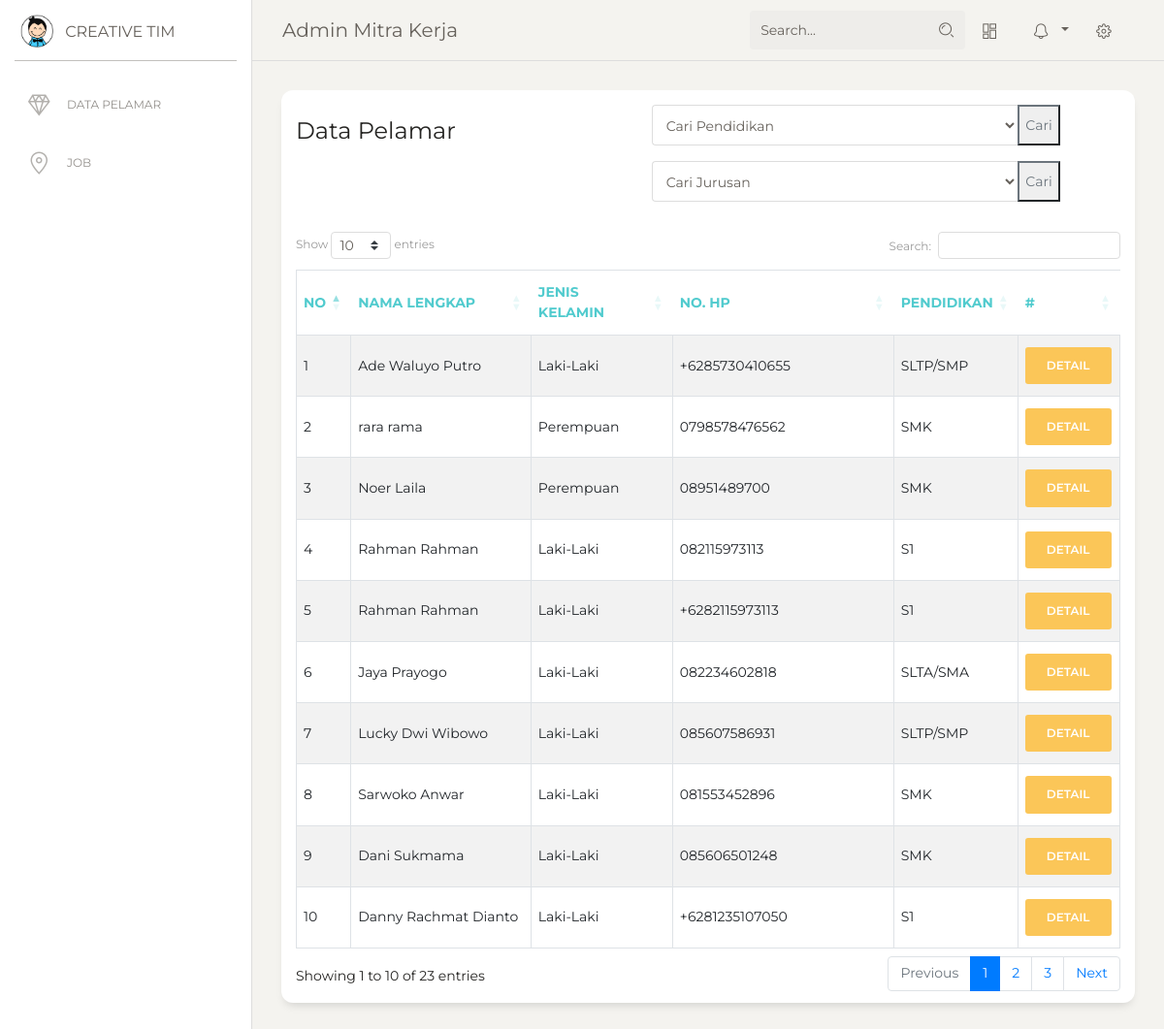
Screenshot of /xli/data/pelamar.php with the database file from the repository.
### tables this page shows
CREATE TABLE `biodata_lo` (
  `id_bio` int NOT NULL,
  `kode_lo` varchar(100) NOT NULL,
  `nama_depan` varchar(100) NOT NULL,
  `nama_belakang` varchar(100) NOT NULL,
  `jk` varchar(100) NOT NULL,
  `agama` varchar(100) NOT NULL,
  `tempat_l` varchar(100) NOT NULL,
  `tgl_l` date NOT NULL,
  `kwn` varchar(100) NOT NULL,
  `tb` varchar(11) NOT NULL,
  `bb` varchar(11) NOT NULL,
  `sb` varchar(100) NOT NULL,
  `status_p` varchar(100) NOT NULL,
  `no_kk` varchar(100) NOT NULL,
  `no_ktp` varchar(100) NOT NULL,
  `ibu_kandung` varchar(100) NOT NULL,
  `alm_rumah` text NOT NULL,
  `alm_kos` text NOT NULL,
  `no_hp` varchar(100) NOT NULL,
  `no_rekening` varchar(100) NOT NULL,
  `nama_bank` varchar(100) NOT NULL,
  `pendik` varchar(100) NOT NULL,
  `jurusan` int NOT NULL,
  `uid` varchar(100) NOT NULL,
  `status` varchar(30) NOT NULL
);

CREATE TABLE `pendik` (
  `id_pendik` int NOT NULL,
  `nama` varchar(100) NOT NULL
);

### xli/data/pelamar/list.php (the view, shortened to what this page needs)
<div class="col-md-12">
  <div class="card">
    <div class="card-header">
      <div class="row">
          <div class="col-md-5 pr-1">
          <h4 class="card-title">Data Pelamar</h4>
          </div>
          <div class="col-sm-6 pr-1">
            <form action="pelamar.php" method="POST">
              <div class="input-group mb-3">
                <select name="pendik" class="form-control" id="">
                  <option value="">Cari Pendidikan</option>
                </select>
                <input type="submit" class="btn-outline-secondary" name="cari" value="Cari">
              </div>
               <div class="input-group mb-3">
                <select name="jurusan" class="form-control" id="">
                  <option value="">Cari Jurusan</option>
                </select>
                <input type="submit" class="btn-outline-secondary" name="cari" value="Cari">
              </div>
            </form>
          </div>
      </div>
    </div>
    <div class="card-body">
      <div>
        <table id="example" class="table table-striped table-bordered">
          <thead class=" text-primary">
            <th>No</th>
            <th>Nama Lengkap</th>
            <th>Jenis Kelamin</th>
            <th>No. Hp</th>
            <th>Pendidikan</th>
            <th>#</th>
          </thead>
          <tbody>
              <?php
                  $no =1;
                  if(isset($_POST['cari'])){
                    $pendik = $_POST['pendik'];
                    $jurusan = $_POST['jurusan'];
                    $sql = "SELECT biodata_lo.id_bio,biodata_lo.nama_depan,biodata_lo.nama_belakang,biodata_lo.jk,biodata_lo.no_hp,biodata_lo.pendik,pendik.nama  FROM biodata_lo INNER JOIN pendik ON pendik.id_pendik = biodata_lo.pendik WHERE id_pendik LIKE '%$pendik%' AND jurusan LIKE '%$jurusan%'";
                  }else{
                    $sql = "SELECT biodata_lo.id_bio,biodata_lo.nama_depan,biodata_lo.nama_belakang,biodata_lo.jk,biodata_lo.no_hp,biodata_lo.pendik,pendik.nama  FROM biodata_lo INNER JOIN pendik ON pendik.id_pendik = biodata_lo.pendik";
                  }
                  $query = mysqli_query($koneksi, $sql);
                  while($o = mysqli_fetch_array($query)){
              ?>
              <tr>
                  <td><?= $no++ ?></td>
                  <td><?= $o['nama_depan'] ?> <?= $o['nama_belakang'] ?></td>
                  <td><?= $o['jk'] ?></td>
                  <td><?= $o['no_hp'] ?></td>
                  <td><?= $o['nama'] ?></td>
                  <td><a href="detail.php?id=<?php echo $o['id_bio']; ?>" class="btn btn-warning">Detail</a></td>
              </tr>
              <?php } ?>
          </tbody>
        </table>
      </div>
    </div>
  </div>
</div>

### rows the page displays
biodata_lo: nama_depan "Ade Waluyo", nama_belakang "Putro", jk "Laki-Laki", no_hp "+6285730410655", pendik.nama "SLTP/SMP"
biodata_lo: nama_depan "rara", nama_belakang "rama", jk "Perempuan", no_hp "0798578476562", pendik.nama "SMK"
biodata_lo: nama_depan "Noer", nama_belakang "Laila", jk "Perempuan", no_hp "08951489700", pendik.nama "SMK"
biodata_lo: nama_depan "Rahman", nama_belakang "Rahman", jk "Laki-Laki", no_hp "082115973113", pendik.nama "S1"
biodata_lo: nama_depan "Rahman", nama_belakang "Rahman", jk "Laki-Laki", no_hp "+6282115973113", pendik.nama "S1"
biodata_lo: nama_depan "Jaya", nama_belakang "Prayogo", jk "Laki-Laki", no_hp "082234602818", pendik.nama "SLTA/SMA"
biodata_lo: nama_depan "Lucky", nama_belakang "Dwi Wibowo", jk "Laki-Laki", no_hp "085607586931", pendik.nama "SLTP/SMP"
biodata_lo: nama_depan "Sarwoko", nama_belakang "Anwar", jk "Laki-Laki", no_hp "081553452896", pendik.nama "SMK"
biodata_lo: nama_depan "Dani", nama_belakang "Sukmama", jk "Laki-Laki", no_hp "085606501248", pendik.nama "SMK"
biodata_lo: nama_depan "Danny", nama_belakang "Rachmat Dianto", jk "Laki-Laki", no_hp "+6281235107050", pendik.nama "S1"
